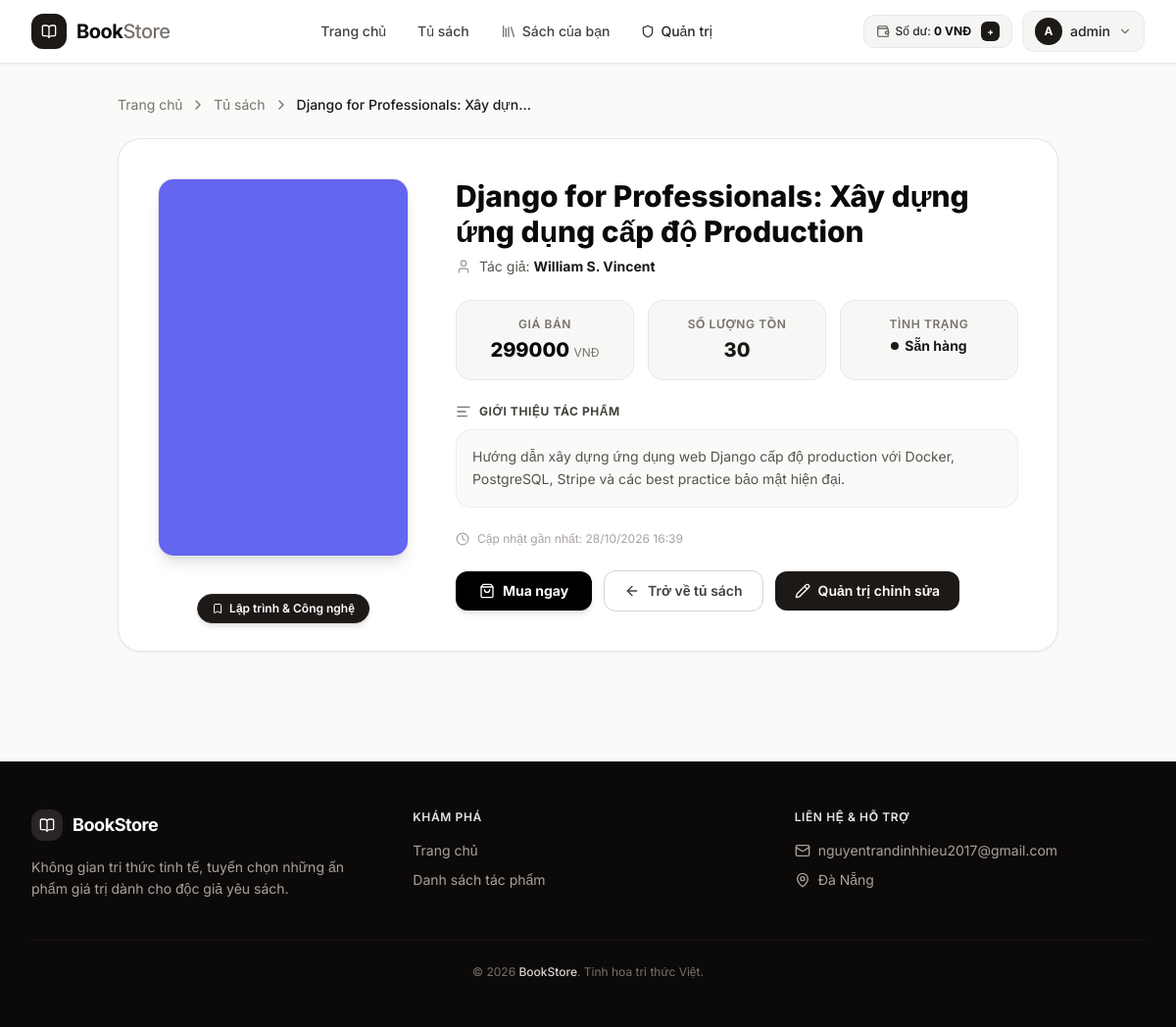
/books/3/ (signed in), run on the app's committed database.
### store/models.py (models this page shows, shortened)
class Book(models.Model):
    title = models.CharField(max_length=300, verbose_name="Tiêu đề")
    author = models.CharField(max_length=200, verbose_name="Tác giả")
    price = models.DecimalField(max_digits=10, decimal_places=2, verbose_name="Giá")
    stock = models.PositiveIntegerField(default=0, verbose_name="Tồn kho")
    description = models.TextField(blank=True, verbose_name="Mô tả")
    image = models.ImageField(upload_to='books/', null=True, blank=True, default='books/default.jpg', verbose_name="Ảnh bìa")
    category = models.ForeignKey(
        Category,
        on_delete=models.CASCADE,
        related_name="books",
        verbose_name="Danh mục",
    )
    created_at = models.DateTimeField(auto_now_add=True)
    updated_at = models.DateTimeField(auto_now=True)
    class Meta:
        verbose_name = "Sách"
        verbose_name_plural = "Sách"
        ordering = ["title"]

class Category(models.Model):
    name = models.CharField(max_length=200, verbose_name="Tên danh mục")
    class Meta:
        verbose_name = "Danh mục"
        verbose_name_plural = "Danh mục"
        ordering = ["name"]

### store/views.py (the view)
# urls.py: path("books/<int:pk>/", views.book_detail, name="book_detail"),
def book_detail(request, pk):
    book = get_object_or_404(Book, pk=pk)
    if not request.user.is_authenticated:
        messages.warning(request, "Vui lòng đăng nhập để xem chi tiết sách.")
        return redirect("store:login")
    return render(request, "store/book_detail.html", {"book": book})

### store/templates/store/book_detail.html (shortened to what this page needs)
{% extends "store/base.html" %}
{% load humanize %}
{% block content %}
<div class="max-w-5xl mx-auto px-4 sm:px-6 lg:px-8 py-8">
  <nav class="flex items-center gap-2 text-sm text-stone-500 mb-6">
    <a href="{% url 'store:home' %}" class="hover:text-stone-900 transition-colors">Trang chủ</a>
    <i data-lucide="chevron-right" class="w-4 h-4"></i>
    <a href="{% url 'store:book_list' %}" class="hover:text-stone-900 transition-colors">Tủ sách</a>
    <i data-lucide="chevron-right" class="w-4 h-4"></i>
    <span class="text-stone-900 font-medium truncate max-w-[240px]">{{ book.title }}</span>
  </nav>
  <div class="bg-white rounded-3xl border border-stone-200/90 shadow-sm overflow-hidden">
    <div class="p-6 sm:p-10">
      <div class="flex flex-col md:flex-row gap-8 lg:gap-12">
        <div class="shrink-0 flex justify-center">
          <div class="relative w-56 sm:w-64">
            <div class="overflow-hidden rounded-2xl bg-stone-100 border border-stone-200 shadow-lg">
              {% if book.image %}
              <img src="{{ book.image.url }}" alt="{{ book.title }}" class="w-full h-80 sm:h-96 object-cover" />
              {% else %}
              <img src="https://picsum.photos/seed/{{ book.id }}/400/300" alt="{{ book.title }}" class="w-full h-80 sm:h-96 object-cover" />
              {% endif %}
            </div>
            <div class="absolute -bottom-3 left-1/2 -translate-x-1/2 whitespace-nowrap">
              <span class="inline-flex items-center gap-1.5 px-3.5 py-1.5 bg-stone-900 text-white text-xs font-semibold rounded-full shadow-md border border-stone-800">
                <i data-lucide="bookmark" class="w-3 h-3"></i> {{ book.category.name }}
              </span>
            </div>
          </div>
        </div>
        <div class="flex-1 pt-4 md:pt-0">
          <h1 class="text-2xl sm:text-3xl font-extrabold text-stone-950 leading-tight mb-2">
            {{ book.title }}
          </h1>
          <div class="flex items-center gap-2 text-stone-600 text-sm mb-6">
            <i data-lucide="user" class="w-4 h-4 text-stone-400"></i>
            <span>Tác giả: <strong class="text-stone-900">{{ book.author }}</strong></span>
          </div>
          <div class="grid grid-cols-2 sm:grid-cols-3 gap-3.5 mb-6">
            <div class="bg-stone-100/80 border border-stone-200/80 rounded-2xl p-4 text-center">
              <div class="text-xs text-stone-500 font-semibold uppercase tracking-wider mb-1">Giá bán</div>
              <div class="text-xl font-extrabold text-stone-950">
                {{ book.price|floatformat:0|intcomma }} <span class="text-xs font-normal text-stone-500">VNĐ</span>
              </div>
            </div>
            <div class="bg-stone-100/80 border border-stone-200/80 rounded-2xl p-4 text-center">
              <div class="text-xs text-stone-500 font-semibold uppercase tracking-wider mb-1">Số lượng tồn</div>
              <div class="text-xl font-extrabold text-stone-900">{{ book.stock }}</div>
            </div>
            <div class="col-span-2 sm:col-span-1 bg-stone-100/80 border border-stone-200/80 rounded-2xl p-4 text-center">
              <div class="text-xs text-stone-500 font-semibold uppercase tracking-wider mb-1">Tình trạng</div>
              {% if book.stock > 0 %}
              <div class="flex items-center justify-center gap-1.5 mt-1">
                <span class="w-2 h-2 bg-stone-900 rounded-full"></span>
                <span class="text-sm font-bold text-stone-900">Sẵn hàng</span>
              </div>
              {% else %}
              <div class="flex items-center justify-center gap-1.5 mt-1">
                <span class="w-2 h-2 bg-stone-400 rounded-full"></span>
                <span class="text-sm font-bold text-stone-500">Tạm hết</span>
              </div>
              {% endif %}
            </div>
          </div>
          {% if book.description %}
          <div class="mb-6">
            <h3 class="text-xs font-bold text-stone-700 uppercase tracking-wider mb-2.5 flex items-center gap-2">
              <i data-lucide="align-left" class="w-4 h-4 text-stone-500"></i> Giới thiệu tác phẩm
            </h3>
            <p class="text-stone-600 text-sm leading-relaxed bg-stone-50 border border-stone-200/60 rounded-2xl p-4">
              {{ book.description }}
            </p>
          </div>
          {% endif %}
          <div class="flex items-center gap-2 text-xs text-stone-400 mb-6">
            <i data-lucide="clock" class="w-3.5 h-3.5"></i>
            <span>Cập nhật gần nhất: {{ book.updated_at|date:"d/m/Y H:i" }}</span>
          </div>
          <div class="flex flex-wrap items-center gap-3">
            {% if book.stock <= 0 %}
            <button type="button" disabled
                    class="inline-flex items-center gap-2 px-6 py-2.5 bg-stone-200 text-stone-400 text-sm font-bold rounded-xl cursor-not-allowed">
              <i data-lucide="x-circle" class="w-4 h-4"></i> Hết hàng
            </button>
            {% else %}
            <form action="{% url 'store:buy_book' book.pk %}" method="post" class="inline-block">
              <button type="submit"
                      class="inline-flex items-center gap-2 px-6 py-2.5 bg-black hover:bg-stone-800 text-white text-sm font-bold rounded-xl shadow-md hover:shadow-lg hover:-translate-y-0.5 transition-all duration-200 cursor-pointer">
                <i data-lucide="shopping-bag" class="w-4 h-4"></i> Mua ngay
              </button>
            </form>
            {% endif %}
            <a href="{% url 'store:book_list' %}"
               class="inline-flex items-center gap-2 px-5 py-2.5 border border-stone-300 text-stone-700 text-sm font-semibold rounded-xl hover:bg-stone-100 hover:text-stone-950 transition-all duration-200">
              <i data-lucide="arrow-left" class="w-4 h-4"></i> Trở về tủ sách
            </a>
            {% if user.is_staff %}
            <a href="/admin/store/book/{{ book.pk }}/change/"
               class="inline-flex items-center gap-2 px-5 py-2.5 bg-stone-900 hover:bg-black text-white text-sm font-semibold rounded-xl shadow-sm transition-all duration-200">
              <i data-lucide="pencil" class="w-4 h-4"></i> Quản trị chỉnh sửa
            </a>
            {% endif %}
          </div>
        </div>
      </div>
    </div>
  </div>
</div>
{% endblock %}

### store/templates/store/base.html (shortened to what this page needs)
{% load humanize %}
<!DOCTYPE html>
<html lang="vi" class="scroll-smooth">
<head>
  <script src="https://cdn.tailwindcss.com"></script>
</head>
<body class="bg-stone-50 text-stone-900 flex flex-col min-h-screen antialiased selection:bg-stone-900 selection:text-white">
<header class="sticky top-0 z-50 bg-white/90 backdrop-blur-md border-b border-stone-200/80 shadow-sm">
  <nav class="max-w-7xl mx-auto px-4 sm:px-6 lg:px-8">
    <div class="flex items-center justify-between h-16">
      <a href="{% url 'store:home' %}" class="flex items-center gap-2.5 shrink-0 group">
        <div class="w-9 h-9 bg-stone-900 text-white rounded-xl flex items-center justify-center shadow-sm group-hover:bg-stone-800 transition-colors duration-200">
          <i data-lucide="book-open" class="w-4 h-4"></i>
        </div>
        <span class="text-xl font-bold tracking-tight text-stone-950">
          Book<span class="text-stone-500 font-medium">Store</span>
        </span>
      </a>
      <div class="hidden md:flex items-center gap-1">
        <a href="{% url 'store:home' %}" class="px-3.5 py-2 rounded-xl text-sm font-medium text-stone-700 hover:text-stone-950 hover:bg-stone-100 transition-all duration-200">
          Trang chủ
        </a>
        <a href="{% url 'store:book_list' %}" class="px-3.5 py-2 rounded-xl text-sm font-medium text-stone-700 hover:text-stone-950 hover:bg-stone-100 transition-all duration-200">
          Tủ sách
        </a>
        {% if user.is_authenticated %}
        <a href="{% url 'store:my_books' %}" class="px-3.5 py-2 rounded-xl text-sm font-medium text-stone-700 hover:text-stone-950 hover:bg-stone-100 transition-all duration-200 flex items-center gap-1.5">
          <i data-lucide="library" class="w-4 h-4 text-stone-500"></i> Sách của bạn
        </a>
        {% endif %}
        {% if user.is_staff %}
        <a href="/admin/" class="px-3.5 py-2 rounded-xl text-sm font-medium text-stone-800 hover:text-black hover:bg-stone-200/70 transition-all duration-200 flex items-center gap-1.5">
          <i data-lucide="shield" class="w-3.5 h-3.5"></i> Quản trị
        </a>
        {% endif %}
      </div>
      <div class="flex items-center gap-2.5">
        {% if user.is_authenticated %}
          <a href="{% url 'store:add_funds' %}"
             class="hidden sm:inline-flex items-center gap-1.5 px-3 py-1.5 rounded-xl bg-stone-100 hover:bg-stone-200 border border-stone-200/80 text-xs font-medium text-stone-800 transition-colors"
             title="Nhấn để nạp tiền vào ví">
            <i data-lucide="wallet" class="w-3.5 h-3.5 text-stone-600"></i>
            <span>Số dư: <strong class="text-stone-950 font-bold">{{ user.wallet.balance|default:0|intcomma }} VNĐ</strong></span>
            <span class="ml-1 text-[10px] bg-stone-900 text-white px-1.5 py-0.5 rounded-md hover:bg-black font-bold">+</span>
          </a>
          <div class="relative group">
            <button class="flex items-center gap-2 px-3 py-1.5 rounded-xl bg-stone-100 hover:bg-stone-200 text-sm font-medium text-stone-800 transition-all duration-200 cursor-pointer border border-stone-200/60">
              <div class="w-7 h-7 bg-stone-900 rounded-full flex items-center justify-center text-white text-xs font-bold">
                {{ user.username|first|upper }}
              </div>
              <span class="hidden sm:block text-stone-800">{{ user.username }}</span>
              <i data-lucide="chevron-down" class="w-3.5 h-3.5 text-stone-500"></i>
            </button>
          </div>
        {% endif %}
      </div>
    </div>
  </nav>
</header>
<main class="flex-1">
  {% block content %}{% endblock %}
</main>
<footer class="bg-stone-950 text-stone-400 mt-20 border-t border-stone-900">
  <div class="max-w-7xl mx-auto px-4 sm:px-6 lg:px-8 py-12">
    <div class="grid grid-cols-1 md:grid-cols-3 gap-8">
      <div>
        <div class="flex items-center gap-2.5 mb-4">
          <div class="w-8 h-8 bg-stone-800 text-white rounded-xl flex items-center justify-center">
            <i data-lucide="book-open" class="w-4 h-4"></i>
          </div>
          <span class="text-white font-bold text-lg tracking-tight">BookStore</span>
        </div>
        <p class="text-sm text-stone-400 leading-relaxed max-w-sm">
          Không gian tri thức tinh tế, tuyển chọn những ấn phẩm giá trị dành cho độc giả yêu sách.
        </p>
      </div>
      <div>
        <h4 class="text-stone-200 font-semibold mb-4 text-xs uppercase tracking-wider">Khám phá</h4>
        <ul class="space-y-2.5 text-sm">
          <li><a href="{% url 'store:home' %}" class="hover:text-stone-100 transition-colors">Trang chủ</a></li>
          <li><a href="{% url 'store:book_list' %}" class="hover:text-stone-100 transition-colors">Danh sách tác phẩm</a></li>
        </ul>
      </div>
      <div>
        <h4 class="text-stone-200 font-semibold mb-4 text-xs uppercase tracking-wider">Liên hệ & Hỗ trợ</h4>
        <ul class="space-y-2.5 text-sm">
          <li class="flex items-center gap-2"><i data-lucide="mail" class="w-4 h-4 text-stone-400"></i> nguyentrandinhhieu2017@gmail.com</li>
          <li class="flex items-center gap-2"><i data-lucide="map-pin" class="w-4 h-4 text-stone-400"></i> Đà Nẵng</li>
        </ul>
      </div>
    </div>
    <div class="border-t border-stone-900 mt-10 pt-6 text-center text-xs text-stone-500">
      &copy; 2026 <span class="text-stone-300 font-medium">BookStore</span>. Tinh hoa tri thức Việt.
    </div>
  </div>
</footer>
</body>
</html>

### data on the page
Book: title "Django for Professionals: Xây dựn…", image (placeholder picture), category.name "Lập trình & Công nghệ", title "Django for Professionals: Xây dựng ứng dụng cấp độ Production", author "William S. Vincent", price "299000", stock "30", description "Hướng dẫn xây dựng ứng dụng web Django cấp độ production với Docker, PostgreSQL, Stripe và các best practice bảo mật hiện đại.", updated_at "28/10/2026 16:39"

### other printed values
{{ user.wallet.balance|default:0|intcomma }} "0"
{{ user.username|first|upper }} "A"
{{ user.username }} "admin"
